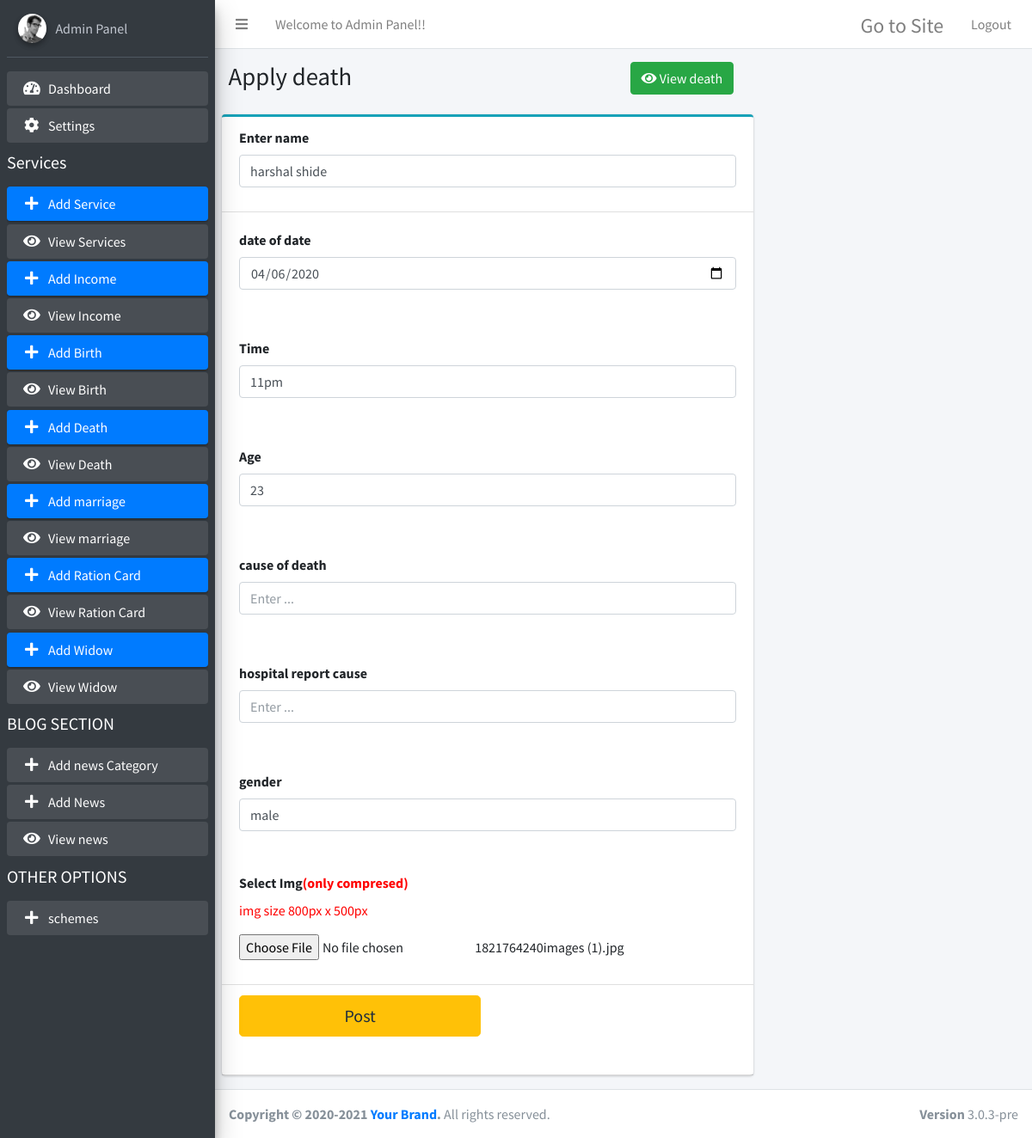
The app's page /admin/add-death.php?edit=4 (signed in) with its own data.
### tables this page shows
CREATE TABLE `death` (
  `id` int(11) NOT NULL,
  `name` varchar(255) NOT NULL,
  `dateofde` date NOT NULL,
  `time` varchar(255) NOT NULL,
  `age` varchar(255) NOT NULL,
  `reason` varchar(255) NOT NULL,
  `report` varchar(255) NOT NULL,
  `gender` varchar(255) NOT NULL,
  `img` varchar(255) NOT NULL
);

### admin/add-death.php (the view, shortened to what this page needs)
<?php
include 'conn.php';
?>
<!DOCTYPE html>
<html>
<head>
  <link rel="stylesheet" href="plugins/fontawesome-free/css/all.min.css">
  <link rel="stylesheet" href="https://code.ionicframework.com/ionicons/2.0.1/css/ionicons.min.css">
  <link rel="stylesheet" href="dist/css/adminlte.min.css">
  <link rel="stylesheet" href="plugins/summernote/summernote-bs4.css">
</head>
<body class="hold-transition sidebar-mini">
<div class="wrapper">
   <?php include"topbar.php"; ?>
  <?php include"sidebar.php"; ?>
<?php
$edit = $_GET['edit'];
 $resultt = mysqli_query($con,"SELECT * FROM death where id=".$edit."");
 $roww = mysqli_fetch_array($resultt);
?>
  <div class="content-wrapper">
    <section class="content-header">
      <div class="container-fluid">
        <div class="row mb-2">
          <div class="col-sm-6">
            <h1>Apply death</h1>
          </div>
           <div class="col-sm-6">
          <a href="view-death.php" class="btn btn-success"><i class="fa fa-eye" aria-hidden="true"></i>  View death</a>
          </div>
        </div>
      </div>
    </section>
    <section class="content">
      <div class="row">
        <div class="col-md-8">
		<form action="" method="post" enctype="multipart/form-data">
          <div class="card card-outline card-info">
			<div class="card-header">
             <div class="form-group">
                  <label>Enter name</label>
                 <input name="name" value="<?php echo $roww["name"]; ?>" type="text" class="form-control" placeholder="Enter ...">
                </div>
            </div>
			<div class="card-body pad">
			<label> date of date</label>
              <div class="mb-3">
              <input name="dateofde" value="<?php echo $roww["dateofde"]; ?>" type="date" class="form-control" placeholder="Enter ...">
                        </div>
            </div>
            <div class="card-body pad">
			<label>Time </label>
              <div class="mb-3">
              <input name="time" value="<?php echo $roww["time"]; ?>" type="text" class="form-control" placeholder="Enter ...">
                        </div>
            </div>
            <div class="card-body pad">
			<label> Age</label>
              <div class="mb-3">
              <input name="age" value="<?php echo $roww["age"]; ?>" type="number" class="form-control" placeholder="Enter ...">
                        </div>
            </div>
            <div class="card-body pad">
			<label>cause of death </label>
              <div class="mb-3">
              <input name="reason" value="<?php echo $roww["reason"]; ?>" type="number" class="form-control" placeholder="Enter ...">
                        </div>
            </div>
            <div class="card-body pad">
			<label>hospital report cause</label>
              <div class="mb-3">
              <input name="report" value="<?php echo $roww["report"]; ?>" type="number" class="form-control" placeholder="Enter ...">
                        </div>
            </div>
            <div class="card-body pad">
			<label>gender </label>
              <div class="mb-3">
                <input name="gender" value="<?php echo $roww["gender"]; ?>" type="text" class="form-control" placeholder="Enter ...">
              </div>
            </div>
			<div class="card-header">
			<div class="form-group">
                    <label for="exampleInputFile">Select Img<span style="color:red;">(only compresed)</span></label>
					<p style="color:red;">img size 800px x 500px</p>
                        <input name="lis_img" type="file" required>
                     <?php echo $roww["img"]; ?>
                  </div>
			</div>
			<div class="card-header">
             <div class="form-group">
					<div class="row">
                    <div class="col-sm-6">
                      <div class="form-group">
				<button type="submit" name="publise" class="btn btn-block btn-warning btn-lg">Post</button>
                      </div>
                    </div>
                  </div>
                </div>
            </div>
          </div>
		  </form>
        </div>
      </div>
    </section>
  </div>
   <?php include"footer.php"; ?>
</div>
</body>
</html>

### records on screen
death: name "harshal shide", dateofde "04/06/2020", time "11pm", age "23", gender "male", img "1821764240images (1).jpg"
